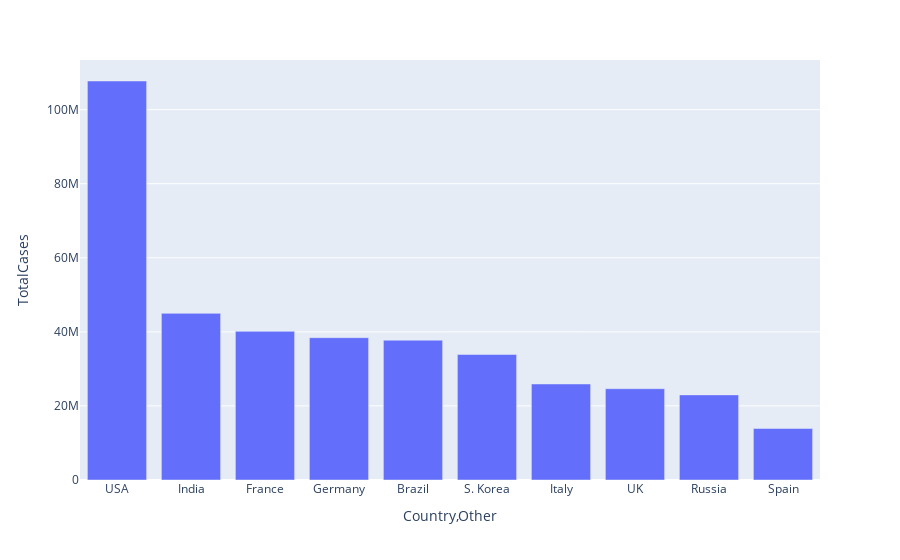

The cell this chart's notebook holds for it:
### Code cell
import plotly.express as px
fig = px.bar(df.iloc[0:20], x = 'Country,Other', y = 'TotalCases')
fig.show()

### Figure 1 — Plotly figure (JSON) as saved in the notebook; plotly's stock layout.template omitted (floating-point values rounded to 4 significant figures)
{"data": [{"alignmentgroup": "True", "hovertemplate": "Country,Other=%{x}<br>TotalCases=%{y}<extra></extra>", "legendgroup": "", "marker": {"color": "#636efa", "pattern": {"shape": ""}}, "name": "", "offsetgroup": "", "orientation": "v", "showlegend": false, "textposition": "auto", "type": "bar", "x": ["USA", "India", "France", "Germany", "Brazil", "S. Korea", "Italy", "UK", "Russia", "Spain"], "xaxis": "x", "y": [107740749, 44996335, 40138560, 38428685, 37750389, 33897537, 25924308, 24656914, 22983150, 13914811], "yaxis": "y"}], "layout": {"barmode": "relative", "legend": {"tracegroupgap": 0}, "margin": {"t": 60}, "xaxis": {"anchor": "y", "domain": [0, 1], "title": {"text": "Country,Other"}}, "yaxis": {"anchor": "x", "domain": [0, 1], "title": {"text": "TotalCases"}}}}
